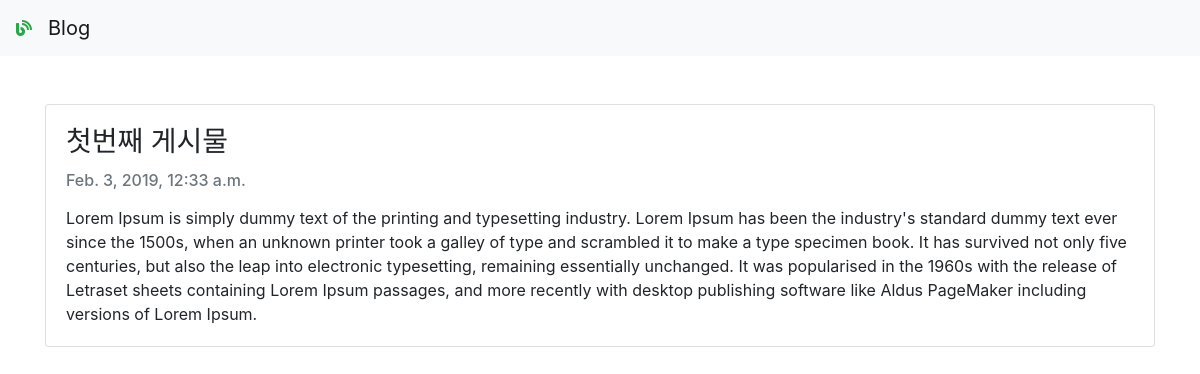
The page /blog/1 on the database its author committed.
### blogapp/models.py (models this page shows, shortened)
class Blog(models.Model):
    title = models.CharField(max_length=200)
    pub_date = models.DateTimeField('date published')
    body = models.TextField()

### blogapp/views.py (the view)
# urls.py: path('blog/<int:blog_id>', blogapp.views.detail, name="detail")
def detail(request, blog_id):
    details = get_object_or_404(Blog, pk=blog_id)
    return render(request, 'detail.html', {'details':details})

### blogapp/templates/detail.html (shortened to what this page needs)
<head>
        <link rel="stylesheet" href="https://stackpath.bootstrapcdn.com/bootstrap/4.2.1/css/bootstrap.min.css">
        <link rel="stylesheet" href="https://use.fontawesome.com/releases/v5.7.1/css/all.css">
    </head>
    <body>
            <nav class="navbar navbar-expand-lg navbar-light bg-light">
                <i class="fas fa-blog mr-3 text-success"></i>
                <a class="navbar-brand" href="/">Blog</a>
            </nav>
                  <div class="container mt-5">
                    <div class="card">
                        <div class="card-body">
                            <h3 class="card-title">{{details.title}}</h3>
                            <h6 class="card-subtitle mb-2 text-muted mt-1">{{details.pub_date}}</h6>
                            <p class="card-text mt-3">{{details.body}}</p>
                        </div>
                    </div>
                </div>
    </body>

### rows shown on the page
Blog: title "첫번째 게시물", pub_date "Feb. 3, 2019, 12:33 a.m.", body "Lorem Ipsum is simply dummy text of the printing and typesetting industry. Lorem Ipsum has been the industry's standard dummy text ever since the 1500s, when an unknown printer took a galley of type and scrambled it to make a type specimen book. It has survived not only five centuries, but also the leap into electronic typesetting, remaining essentially unchanged. It was popularised in the 1960s with the release of Letraset sheets containing Lorem Ipsum passages, and more recently with desktop publishing software like Aldus PageMaker including versions of Lorem Ipsum."
